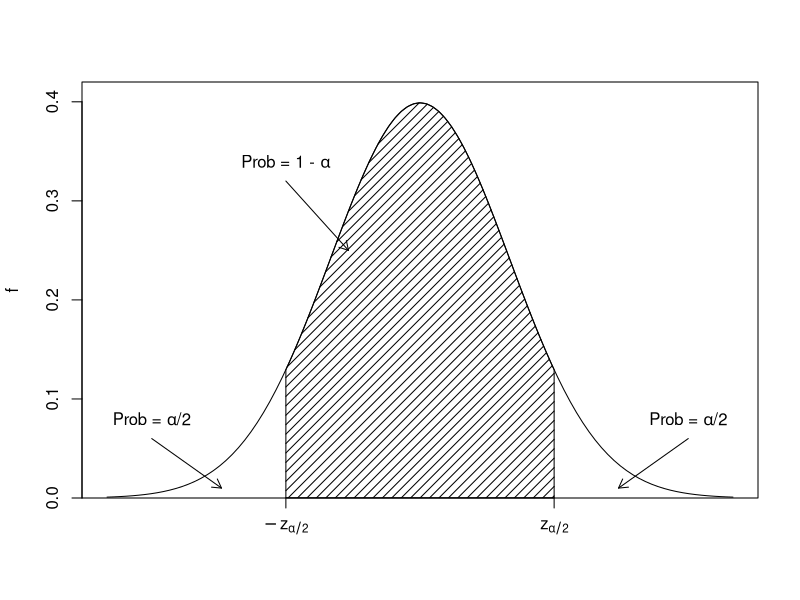

Reproduce this figure in R. (Note: this script raises an error after producing the figure.)
## ---- chunk 1
qnorm(.975)
## ---- chunk 2
pnorm(1.96) - pnorm(-1.96)
## ---- chunk 3
curve(dnorm(x), from = -3.5, to = 3.5, xaxt = "n", xlab = "", ylab = "f", 
      ylim = c(0, 0.42), yaxs = "i")
polygon(c(-1.5, seq(-1.5, 1.5, 0.01), 1.5), 
        c(0, dnorm(seq(-1.5, 1.5, 0.01)), 0), density = 15)
text(-1.5, 0.34, expression(paste("Prob = 1 - ", alpha, sep = "")))
arrows(-1.5, 0.32, -0.8, 0.25, length = 0.1)
axis(1, at = c(-1.5, 1.5), 
     labels = c(expression(-z[alpha/2]), expression(z[alpha/2])))
text(-3, 0.08, expression(paste("Prob = ", alpha, "/2", sep = "")))
arrows(-3, 0.06, -2.22, 0.01, length = 0.1)
text(3, 0.08, expression(paste("Prob = ", alpha, "/2", sep = "")))
arrows(3, 0.06, 2.22, 0.01, length = 0.1)
## ---- chunk 4
qnorm(1 - 0.05/2)
## ---- chunk 5
qnorm(.975)
## ---- chunk 6
qnorm(0.025)
## ---- chunk 7
temperature <- read_csv("data/temperature.csv")
## ---- chunk 8
temperature %>%
  favstats(~temperature, data = .) %>%
  select(mean, sd, n) %>%
  summarize(lower_bound = mean - qt(0.975, 129)*sd/sqrt(n),
            upper_bound = mean + qt(0.975, 129)*sd/sqrt(n))
## ---- chunk 9
t_test(~temperature, data = temperature, mu = 98.6)
## ---- chunk 10
confint(t_test(~temperature, data = temperature, mu = 98.6))
## ---- chunk 11
temperature %>%
  favstats(~temperature, data = .) %>%
  select(mean, sd, n) %>%
  summarize(upper_bound = mean + qt(0.95, 129)*sd/sqrt(n))
## ---- chunk 12
confint(t_test(~temperature, data = temperature, alternative = "less"))
## ---- chunk 13
curve(dnorm(x), from = -3.5, to = 3.5, xaxt = "n", xlab = "", ylab = "f", 
      ylim = c(0, 0.42), yaxs = "i")
polygon(c(seq(-3.5, 1.5, 0.01), 1.5), 
        c(dnorm(seq(-3.5, 1.5, 0.01)), 0), density = 15)
text(-1.5, 0.34, expression(paste("Prob = 1 - ", alpha, sep = "")))
arrows(-1.5, 0.32, -0.8, 0.25, length = 0.1)
axis(1, at = 1.5, labels = expression(z[alpha]))
text(3, 0.08, expression(paste("Prob = ", alpha, sep = "")))
arrows(3, 0.06, 2.2, 0.01, length = 0.1)
## ---- chunk 14
qnorm(0.975)
## ---- chunk 15
prop_test(x = 42, n = 120, p = 0.5)
## ---- chunk 16
binom.test(x = 42, n = 120)
## ---- chunk 17
prop_test(x = 42, n = 120, p = 0.5, correct = FALSE)
## ---- chunk 18
thinner <- read_csv("data/blood_thinner.csv")
## ---- chunk 19
tally(~ group + outcome, data = thinner, margins = TRUE)
## ---- chunk 20
tally(outcome ~ group, data = thinner, margins = TRUE, format = "proportion")
## ---- chunk 21
obs <- diffprop(outcome ~ group, data = thinner)
obs
## ---- chunk 22
qnorm(.975)
## ---- chunk 23
prop_test(outcome ~ group, data = thinner)
## ---- chunk 24
prop_test(outcome ~ group, data = thinner, correct = FALSE)
## ---- chunk 25
qnorm(0.995)
